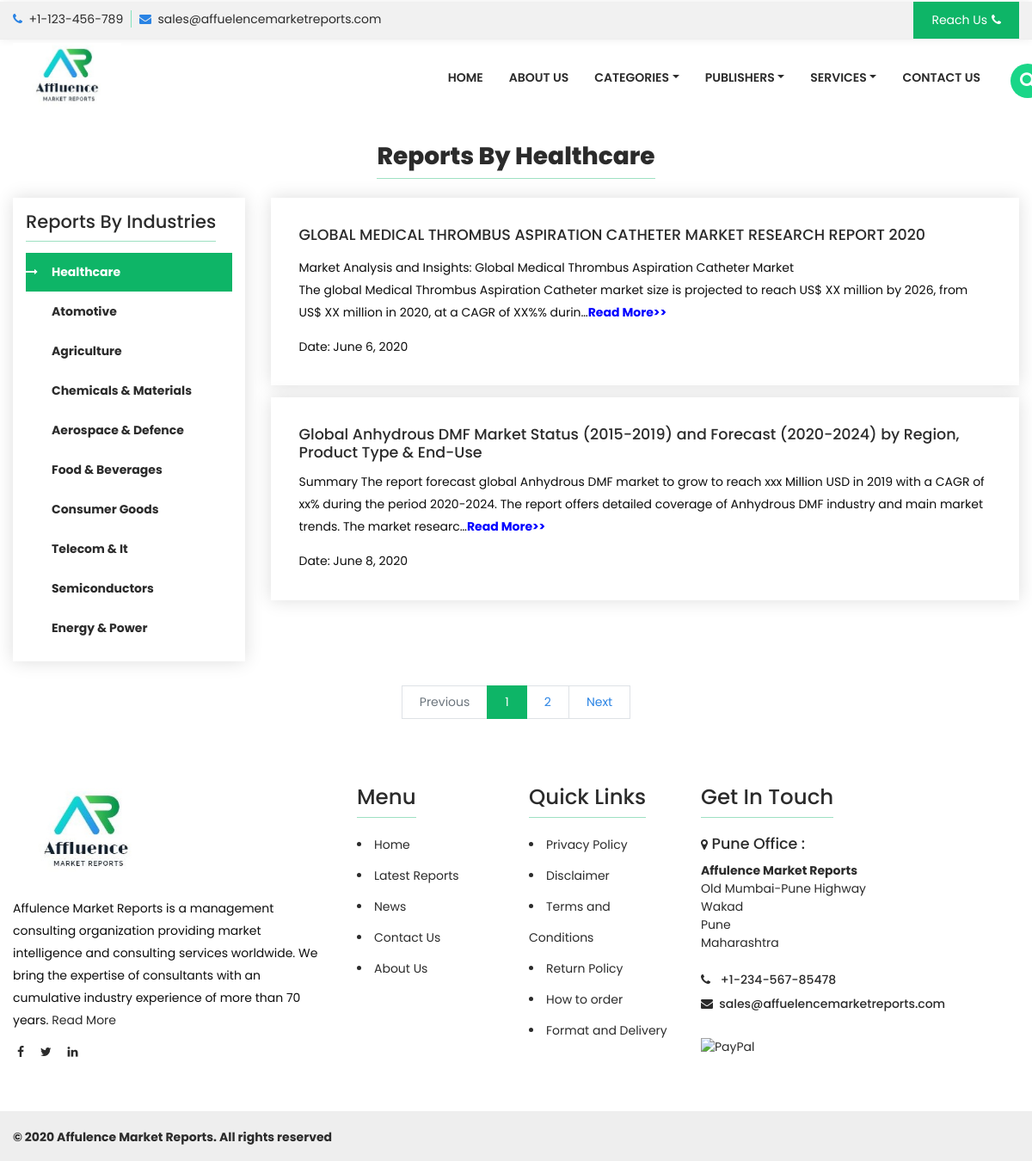
The page /category/healthcare/ on the database its author committed.
### report/models.py (models this page shows, shortened)
class Category(models.Model):
    name = models.CharField(max_length=50)
    description = models.CharField(max_length=200)
    slug = models.SlugField(blank=True,unique=True)
    image = models.ImageField(upload_to='category/', blank=True, null=True)
    active = models.BooleanField(default=True)
    class Meta:
        verbose_name_plural = 'Categories'

class Report(models.Model):
    title = models.CharField(max_length=1000)
    meta_title = models.CharField(max_length=200)
    slug = models.SlugField(unique=True, blank=True,null=True)
    category = models.ForeignKey('Category', on_delete=models.CASCADE)
    publisher = models.ForeignKey('Publisher', models.CASCADE)
    summary = RichTextField()
    tabel_of_content = RichTextField()
    published_date = models.DateField(auto_now_add=True)
    no_of_pages = models.IntegerField(default=100)
    single_user_price = models.IntegerField(default=2000)
    multi_user_price = models.IntegerField(default=4000)
    corporate_user_price = models.IntegerField(default=7000)

### report/views.py (the view)
# urls.py: path('category/<slug:slug>/', categoryPage, name='category'),
def categoryPage(request, slug):
    category = get_object_or_404(Category, slug=slug)
    reports = Report.objects.filter(category=category)
    all_categories = Category.objects.all()
    paginator = Paginator(reports, 2)
    page_number = request.GET.get('page')
    try:
        reports = paginator.page(page_number)
    except PageNotAnInteger:
        reports = paginator.page(1)
    except EmptyPage:
        reports = paginator.page(paginator.num_pages)
    return render(request, 'report/category.html', {'category': category, 'reports': reports, 'all_categories': all_categories})

### report/context_processors.py (called while the page is built)
def getPublisherCategory(request):
    cat_count = Category.objects.all().count()
    pub_count = Publisher.objects.all().count()
    cat_count1 = int(cat_count//2)
    pub_count1 = int(pub_count // 2)
    all_categories1 = Category.objects.all()[0:cat_count1]
    all_categories2 = Category.objects.all()[cat_count1:]
    all_publishers1 = Publisher.objects.all()[0:pub_count1]
    all_publishers2 = Publisher.objects.all()[pub_count1:]
    return {
        'categories1': all_categories1,
        'categories2': all_categories2,
        'publishers1':all_publishers1,
        'publishers2': all_publishers2,
    }

### templates/report/category.html (shortened to what this page needs)
{% extends 'base.html' %}
{% block body %}
		<div class="container">
			<div class="text-center">
				<h1 class="head-after h1fs">Reports By {{category.name | title}}</h1>
			</div>
			<div class="row">
				<div class="col-lg-3 mb-3">
					<div class="card-d">
						<h4 class="head-after">Reports By Industries</h4>
						<div class="mt-2">
							<ul class="side-nav-bar">
                                {% for allcategory in all_categories %}
								{% if allcategory.name == category.name %}
									<li class="active">
										<a href="{% url 'category' allcategory.slug %}" title="{{allcategory.name}}">
											<strong>{{ allcategory.name | title}}</strong>
										</a>
									</li>
								{% else %}
								<li>
										<a href="{% url 'category' allcategory.slug %}" title="{{allcategory.name}}">
											<strong>{{ allcategory.name | title}}</strong>
										</a>
								</li>
								{% endif %}
                                {% endfor %}
							</ul>
						</div>
					</div>
				</div>
				<div class="col-lg-9">
                                          {% for report in reports %}
											<div class="card" >
													  <div class="card-body">
														<h5 class="card-title">{{report.title}}</h5>
														  <p class="card-text">{{report.summary | truncatechars:250 | safe}}<a href="#" style="color:blue;"><strong>Read More>></strong></a></p>
														  <p class="card-text">Date: {{report.published_date}}</p>
													  </div>
													</div>
					                      {% endfor %}
				</div>
			</div>
			<div class="pagination-btn text-center mt-12">
					{% if reports.has_other_pages %}
				     <nav>
						<ul class='pagination'>
							{% if reports.has_previous %}
							<li class='page-item'>
								<a class='page-link' href="?page={{ reports.previous_page_number }}">Previous</a>
							</li>
							{% else %}
							<li class='page-item disabled'><a class='page-link'>Previous</a></li>
							{% endif %}
                           {% for i in reports.paginator.page_range %}
                           {% if reports.number == i %}
							<li class='page-item active'>
								<a class='page-link'>{{i}}</a></li>
							{% else %}
							<li class='page-item'><a class='page-link' href="?page={{ i }}">{{i}}</a></li>
							{% endif %}
							{% endfor %}
							{% if reports.has_next %}
                            <li class='page-item'><a class='page-link' href="?page={{ reports.next_page_number }}">Next</a></li>
                          {% else %}
                         <li class='page-item disabled'><a class='page-link'>Next</a></li>
                           {% endif %}
						</ul>
					</nav>
				{% endif %}
				</div>
			</div>
{% endblock %}

### static/assets/css/style.css (style rules this page uses)
* { margin: 0; padding: 0; border: none; outline: none; font-size: 14px }
body { margin: 0; padding: 0; color: #2b2b2b; font-size: 14px; font-family: 'Poppins', sans-serif }
a, a:hover { color: #2b2b2b; text-decoration: none; outline: none; transition: all 0.4s; -webkit-transition: all 0.4s; -moz-transition: all 0.4s; -o-transition: all 0.4s }
h1, h2, h3, h4, h5, h6 { color: #2b2b2b; font-family: 'Poppins', sans-serif; margin-bottom: 16px }
p { color: #0d0d0d; line-height: 26px }
li { color: #2b2b2b; list-style: none }
span, b, strong { font-size: 100% }
.btn, .page-link { padding: 10px 20px; border-radius: 0; color: #fff; box-shadow: 0 0 0 0; outline: 0 }
.pagination .page-link { padding: 10px 20px; color: #1ad688; outline: 0; box-shadow: 0 0 0 0 }
.pagination-btn nav { display: inline-block }
.pagination, .pagination .page-item.disabled .page-link, .pagination .page-item:last-child .page-link { border-radius: 0 }
.head-after { position: relative; display: inline-block }
.head-after:after { content: ""; position: absolute; background-color: #1ad688; width: 100%; height: 1px; left: 0; bottom: -10px; opacity: .4 }
.card, .card-d { border-radius: 0; padding: 15px; margin-bottom: 1rem; border: 0; box-shadow: 0 0 20px 0 #ddd; display: block; transition: all 0.4s; -webkit-transition: all 0.4s; -moz-transition: all 0.4s; -o-transition: all 0.4s }
.side-nav-bar { margin-bottom: 0 }
.side-nav-bar li { margin-bottom: 1px; position: relative }
.side-nav-bar li:before { content: "\f178"; font-family: 'FontAwesome'; position: absolute; line-height: 45px; color: #1ad688; display: none }
.side-nav-bar li:hover::before, .side-nav-bar li.active::before { content: "\f178"; font-family: 'FontAwesome'; color: #fff; display: block }
.side-nav-bar li a { width: 100%; display: inline-block; padding: 12px 30px }
.side-nav-bar li a:hover, .side-nav-bar li.active a { background-color: #1ad688; color: #fff!important }
.h1fs { font-size: 28px; margin: 30px 15px; font-weight: 800; }

### static/assets/css/colors/default-color.css (style rules this page uses)
#top-header .t-head-left i, .color-primary, #header .navbar-brand span, #header .nav-item.active a, #header .nav-item a:hover, #header .nav-item.active a:before, #header .nav-item a:hover:before, #header .dropdown-menu:before, .breadcrumb-bg li a, #top-header .t-head-right a:hover, #testimonials .titem-img:before, .pagination .page-link, #our-blog .card-d a:hover, #footer a:hover, #footer .f-m-icons li a:hover i, #sub-footer a { color: #2983e4; }
::-webkit-scrollbar-thumb, ::selection, .loader, .btn-primary, .btn-primary:active, .btn-primary:focus, .btn-border:hover, .carousel-indicators .active, .backto-top-btn a, .head-after:after, #header .navbar-toggler, #about-us .col-before:before, .owl-theme .owl-controls .owl-pagination .owl-page span, .get-services-bg:before, #header .dropdown-menu .dropdown-item:hover, #header .dropdown.active .dropdown-menu .dropdown-item:hover, #header .dropdown.active .dropdown-menu .dropdown-item.active, .side-nav-bar li a:hover, .side-nav-bar li.active a, .time-bg:after, .badge-primary, .page-item.active .page-link { background-color: #0eb567; }
.btn-primary, .btn-primary:hover, .btn-border, .form-control:focus, .form-control:active, .page-item.active .page-link { border-color: #0eb567; }

### rows shown on the page
Category: name "Healthcare"
Category: name "Atomotive"
Category: name "Agriculture"
Category: name "Chemicals & Materials"
Category: name "Aerospace & Defence"
Category: name "Food & Beverages"
Category: name "Consumer Goods"
Category: name "Telecom & It"
Category: name "Semiconductors"
Category: name "Energy & Power"
Report: title "GLOBAL MEDICAL THROMBUS ASPIRATION CATHETER MARKET RESEARCH REPORT 2020", summary "Market Analysis and Insights: Global Medical Thrombus Aspiration Catheter Market The global Medical Thrombus Aspiration Catheter market size is projected to reach US$ XX million by 2026, from US$ XX million in 2020, at a CAGR of XX%% durin…", published_date "June 6, 2020"
Report: title "Global Anhydrous DMF Market Status (2015-2019) and Forecast (2020-2024) by Region, Product Type & End-Use", summary "Summary The report forecast global Anhydrous DMF market to grow to reach xxx Million USD in 2019 with a CAGR of xx% during the period 2020-2024. The report offers detailed coverage of Anhydrous DMF industry and main market trends. The market researc…", published_date "June 8, 2020"

### other values the page prints
{{ i }} "1"
{{ i }} "2"
